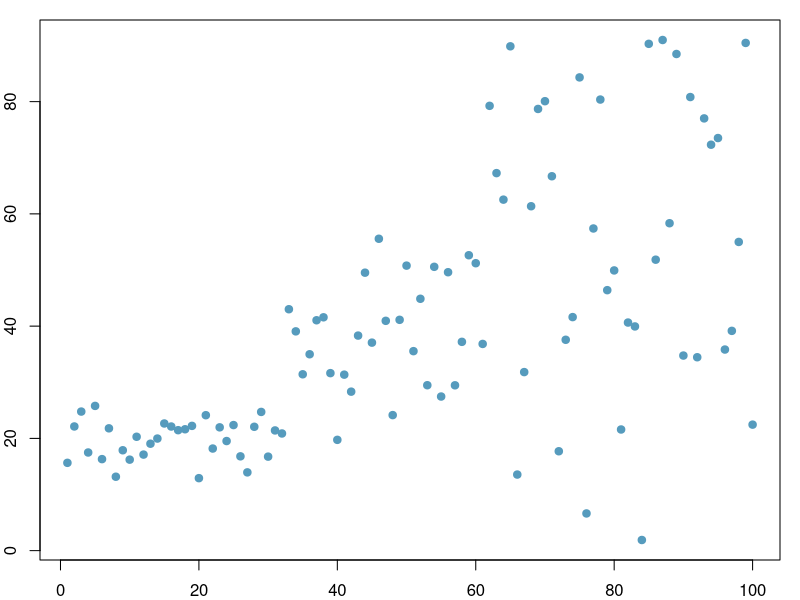

Write the R code that produced this figure.
setwd("~/Desktop/Teaching/Sta 101 - F12/Learning objectives/Unit 6/figures")

pdf("nonconstant_var.pdf", height = 3, width = 5)
par(mar=c(2,2,1,1))
set.seed(89)
x = seq(1:100)
y = c(rnorm(30,20,3), rnorm(30,40,10), rnorm(40,60,25))
plot(y~x, pch = 19, col = "#569BBD")
dev.off()